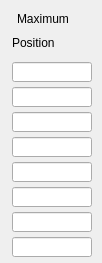
   <widget class="caFrame" name="caFrame_3">
    <property name="geometry">
     <rect>
      <x>481</x>
      <y>58</y>
      <width>102</width>
      <height>263</height>
     </rect>
    </property>
    <widget class="caLabel" name="caLabel_9">
     <property name="geometry">
      <rect>
       <x>12</x>
       <y>33</y>
       <width>80</width>
       <height>20</height>
      </rect>
     </property>
     <property name="text">
      <string>Position</string>
     </property>
     <property name="alignment">
      <set>Qt::AlignAbsolute|Qt::AlignLeading|Qt::AlignLeft|Qt::AlignVCenter</set>
     </property>
     <property name="fontScaleMode">
      <enum>ESimpleLabel::WidthAndHeight</enum>
     </property>
     <property name="foreground">
      <color>
       <red>0</red>
       <green>0</green>
       <blue>0</blue>
      </color>
     </property>
     <property name="background">
      <color alpha="0">
       <red>0</red>
       <green>0</green>
       <blue>0</blue>
      </color>
     </property>
     <property name="frameShape">
      <enum>QFrame::NoFrame</enum>
     </property>
    </widget>
    <widget class="caLabel" name="caLabel_10">
     <property name="geometry">
      <rect>
       <x>17</x>
       <y>9</y>
       <width>70</width>
       <height>20</height>
      </rect>
     </property>
     <property name="text">
      <string>Maximum</string>
     </property>
     <property name="alignment">
      <set>Qt::AlignAbsolute|Qt::AlignLeading|Qt::AlignLeft|Qt::AlignVCenter</set>
     </property>
     <property name="fontScaleMode">
      <enum>ESimpleLabel::WidthAndHeight</enum>
     </property>
     <property name="foreground">
      <color>
       <red>0</red>
       <green>0</green>
       <blue>0</blue>
      </color>
     </property>
     <property name="background">
      <color alpha="0">
       <red>0</red>
       <green>0</green>
       <blue>0</blue>
      </color>
     </property>
     <property name="frameShape">
      <enum>QFrame::NoFrame</enum>
     </property>
    </widget>
    <widget class="caLineEdit" name="caLineEdit_32">
     <property name="geometry">
      <rect>
       <x>12</x>
       <y>137</y>
       <width>80</width>
       <height>20</height>
      </rect>
     </property>
     <property name="alignment">
      <set>Qt::AlignAbsolute|Qt::AlignRight|Qt::AlignTrailing|Qt::AlignVCenter</set>
     </property>
     <property name="channel" stdset="0">
      <string>$(P)$(M4)-$(R)MaxPosition</string>
     </property>
     <property name="foreground">
      <color>
       <red>10</red>
       <green>0</green>
       <blue>184</blue>
      </color>
     </property>
     <property name="background">
      <color>
       <red>187</red>
       <green>187</green>
       <blue>187</blue>
      </color>
     </property>
     <property name="colorMode">
      <enum>caLineEdit::Static</enum>
     </property>
     <property name="precisionMode">
      <enum>caLineEdit::Channel</enum>
     </property>
     <property name="limitsMode">
      <enum>caLineEdit::Channel</enum>
     </property>
     <property name="maxValue">
      <double>1.000000000000000</double>
     </property>
     <property name="minValue">
      <double>0.000000000000000</double>
     </property>
     <property name="fontScaleMode" stdset="0">
      <enum>caLineEdit::WidthAndHeight</enum>
     </property>
     <property name="formatType">
      <enum>caLineEdit::decimal</enum>
     </property>
    </widget>
    <widget class="caLineEdit" name="caLineEdit_33">
     <property name="geometry">
      <rect>
       <x>12</x>
       <y>162</y>
       <width>80</width>
       <height>20</height>
      </rect>
     </property>
     <property name="alignment">
      <set>Qt::AlignAbsolute|Qt::AlignRight|Qt::AlignTrailing|Qt::AlignVCenter</set>
     </property>
     <property name="channel" stdset="0">
      <string>$(P)$(M5)-$(R)MaxPosition</string>
     </property>
     <property name="foreground">
      <color>
       <red>10</red>
       <green>0</green>
       <blue>184</blue>
      </color>
     </property>
     <property name="background">
      <color>
       <red>187</red>
       <green>187</green>
       <blue>187</blue>
      </color>
     </property>
     <property name="colorMode">
      <enum>caLineEdit::Static</enum>
     </property>
     <property name="precisionMode">
      <enum>caLineEdit::Channel</enum>
     </property>
     <property name="limitsMode">
      <enum>caLineEdit::Channel</enum>
     </property>
     <property name="maxValue">
      <double>1.000000000000000</double>
     </property>
     <property name="minValue">
      <double>0.000000000000000</double>
     </property>
     <property name="fontScaleMode" stdset="0">
      <enum>caLineEdit::WidthAndHeight</enum>
     </property>
     <property name="formatType">
      <enum>caLineEdit::decimal</enum>
     </property>
    </widget>
    <widget class="caLineEdit" name="caLineEdit_34">
     <property name="geometry">
      <rect>
       <x>12</x>
       <y>187</y>
       <width>80</width>
       <height>20</height>
      </rect>
     </property>
     <property name="alignment">
      <set>Qt::AlignAbsolute|Qt::AlignRight|Qt::AlignTrailing|Qt::AlignVCenter</set>
     </property>
     <property name="channel" stdset="0">
      <string>$(P)$(R)M6MaxPosition</string>
     </property>
     <property name="foreground">
      <color>
       <red>10</red>
       <green>0</green>
       <blue>184</blue>
      </color>
     </property>
     <property name="background">
      <color>
       <red>187</red>
       <green>187</green>
       <blue>187</blue>
      </color>
     </property>
     <property name="colorMode">
      <enum>caLineEdit::Static</enum>
     </property>
     <property name="precisionMode">
      <enum>caLineEdit::Channel</enum>
     </property>
     <property name="limitsMode">
      <enum>caLineEdit::Channel</enum>
     </property>
     <property name="maxValue">
      <double>1.000000000000000</double>
     </property>
     <property name="minValue">
      <double>0.000000000000000</double>
     </property>
     <property name="fontScaleMode" stdset="0">
      <enum>caLineEdit::WidthAndHeight</enum>
     </property>
     <property name="formatType">
      <enum>caLineEdit::decimal</enum>
     </property>
    </widget>
    <widget class="caLineEdit" name="caLineEdit_35">
     <property name="geometry">
      <rect>
       <x>12</x>
       <y>62</y>
       <width>80</width>
       <height>20</height>
      </rect>
     </property>
     <property name="alignment">
      <set>Qt::AlignAbsolute|Qt::AlignRight|Qt::AlignTrailing|Qt::AlignVCenter</set>
     </property>
     <property name="channel" stdset="0">
      <string>$(P)$(M1)-$(R)MaxPosition</string>
     </property>
     <property name="foreground">
      <color>
       <red>10</red>
       <green>0</green>
       <blue>184</blue>
      </color>
     </property>
     <property name="background">
      <color>
       <red>187</red>
       <green>187</green>
       <blue>187</blue>
      </color>
     </property>
     <property name="colorMode">
      <enum>caLineEdit::Static</enum>
     </property>
     <property name="precisionMode">
      <enum>caLineEdit::Channel</enum>
     </property>
     <property name="limitsMode">
      <enum>caLineEdit::Channel</enum>
     </property>
     <property name="maxValue">
      <double>1.000000000000000</double>
     </property>
     <property name="minValue">
      <double>0.000000000000000</double>
     </property>
     <property name="fontScaleMode" stdset="0">
      <enum>caLineEdit::WidthAndHeight</enum>
     </property>
     <property name="formatType">
      <enum>caLineEdit::decimal</enum>
     </property>
    </widget>
    <widget class="caLineEdit" name="caLineEdit_36">
     <property name="geometry">
      <rect>
       <x>12</x>
       <y>87</y>
       <width>80</width>
       <height>20</height>
      </rect>
     </property>
     <property name="alignment">
      <set>Qt::AlignAbsolute|Qt::AlignRight|Qt::AlignTrailing|Qt::AlignVCenter</set>
     </property>
     <property name="channel" stdset="0">
      <string>$(P)$(M2)-$(R)MaxPosition</string>
     </property>
     <property name="foreground">
      <color>
       <red>10</red>
       <green>0</green>
       <blue>184</blue>
      </color>
     </property>
     <property name="background">
      <color>
       <red>187</red>
       <green>187</green>
       <blue>187</blue>
      </color>
     </property>
     <property name="colorMode">
      <enum>caLineEdit::Static</enum>
     </property>
     <property name="precisionMode">
      <enum>caLineEdit::Channel</enum>
     </property>
     <property name="limitsMode">
      <enum>caLineEdit::Channel</enum>
     </property>
     <property name="maxValue">
      <double>1.000000000000000</double>
     </property>
     <property name="minValue">
      <double>0.000000000000000</double>
     </property>
     <property name="fontScaleMode" stdset="0">
      <enum>caLineEdit::WidthAndHeight</enum>
     </property>
     <property name="formatType">
      <enum>caLineEdit::decimal</enum>
     </property>
    </widget>
    <widget class="caLineEdit" name="caLineEdit_37">
     <property name="geometry">
      <rect>
       <x>12</x>
       <y>112</y>
       <width>80</width>
       <height>20</height>
      </rect>
     </property>
     <property name="alignment">
      <set>Qt::AlignAbsolute|Qt::AlignRight|Qt::AlignTrailing|Qt::AlignVCenter</set>
     </property>
     <property name="channel" stdset="0">
      <string>$(P)$(M3)-$(R)MaxPosition</string>
     </property>
     <property name="foreground">
      <color>
       <red>10</red>
       <green>0</green>
       <blue>184</blue>
      </color>
     </property>
     <property name="background">
      <color>
       <red>187</red>
       <green>187</green>
       <blue>187</blue>
      </color>
     </property>
     <property name="colorMode">
      <enum>caLineEdit::Static</enum>
     </property>
     <property name="precisionMode">
      <enum>caLineEdit::Channel</enum>
     </property>
     <property name="limitsMode">
      <enum>caLineEdit::Channel</enum>
     </property>
     <property name="maxValue">
      <double>1.000000000000000</double>
     </property>
     <property name="minValue">
      <double>0.000000000000000</double>
     </property>
     <property name="fontScaleMode" stdset="0">
      <enum>caLineEdit::WidthAndHeight</enum>
     </property>
     <property name="formatType">
      <enum>caLineEdit::decimal</enum>
     </property>
    </widget>
    <widget class="caGraphics" name="caRectangle_5">
     <property name="geometry">
      <rect>
       <x>0</x>
       <y>0</y>
       <width>100</width>
       <height>261</height>
      </rect>
     </property>
     <property name="foreground">
      <color>
       <red>0</red>
       <green>0</green>
       <blue>0</blue>
      </color>
     </property>
     <property name="linestyle" stdset="0">
      <enum>caGraphics::Solid</enum>
     </property>
     <property name="lineSize">
      <number>2</number>
     </property>
     <property name="lineColor">
      <color>
       <red>0</red>
       <green>0</green>
       <blue>0</blue>
      </color>
     </property>
     <property name="form">
      <enum>caGraphics::Rectangle</enum>
     </property>
     <property name="background" stdset="0">
      <color alpha="0">
       <red>0</red>
       <green>0</green>
       <blue>0</blue>
      </color>
     </property>
    </widget>
    <widget class="caLineEdit" name="caLineEdit_38">
     <property name="geometry">
      <rect>
       <x>12</x>
       <y>237</y>
       <width>80</width>
       <height>20</height>
      </rect>
     </property>
     <property name="alignment">
      <set>Qt::AlignAbsolute|Qt::AlignRight|Qt::AlignTrailing|Qt::AlignVCenter</set>
     </property>
     <property name="channel" stdset="0">
      <string>$(P)$(M8)-$(R)MaxPosition</string>
     </property>
     <property name="foreground">
      <color>
       <red>10</red>
       <green>0</green>
       <blue>184</blue>
      </color>
     </property>
     <property name="background">
      <color>
       <red>187</red>
       <green>187</green>
       <blue>187</blue>
      </color>
     </property>
     <property name="colorMode">
      <enum>caLineEdit::Static</enum>
     </property>
     <property name="precisionMode">
      <enum>caLineEdit::Channel</enum>
     </property>
     <property name="limitsMode">
      <enum>caLineEdit::Channel</enum>
     </property>
     <property name="maxValue">
      <double>1.000000000000000</double>
     </property>
     <property name="minValue">
      <double>0.000000000000000</double>
     </property>
     <property name="fontScaleMode" stdset="0">
      <enum>caLineEdit::WidthAndHeight</enum>
     </property>
     <property name="formatType">
      <enum>caLineEdit::decimal</enum>
     </property>
    </widget>
    <widget class="caLineEdit" name="caLineEdit_39">
     <property name="geometry">
      <rect>
       <x>12</x>
       <y>212</y>
       <width>80</width>
       <height>20</height>
      </rect>
     </property>
     <property name="alignment">
      <set>Qt::AlignAbsolute|Qt::AlignRight|Qt::AlignTrailing|Qt::AlignVCenter</set>
     </property>
     <property name="channel" stdset="0">
      <string>$(P)$(M7)-$(R)MaxPosition</string>
     </property>
     <property name="foreground">
      <color>
       <red>10</red>
       <green>0</green>
       <blue>184</blue>
      </color>
     </property>
     <property name="background">
      <color>
       <red>187</red>
       <green>187</green>
       <blue>187</blue>
      </color>
     </property>
     <property name="colorMode">
      <enum>caLineEdit::Static</enum>
     </property>
     <property name="precisionMode">
      <enum>caLineEdit::Channel</enum>
     </property>
     <property name="limitsMode">
      <enum>caLineEdit::Channel</enum>
     </property>
     <property name="maxValue">
      <double>1.000000000000000</double>
     </property>
     <property name="minValue">
      <double>0.000000000000000</double>
     </property>
     <property name="fontScaleMode" stdset="0">
      <enum>caLineEdit::WidthAndHeight</enum>
     </property>
     <property name="formatType">
      <enum>caLineEdit::decimal</enum>
     </property>
    </widget>
   </widget>
